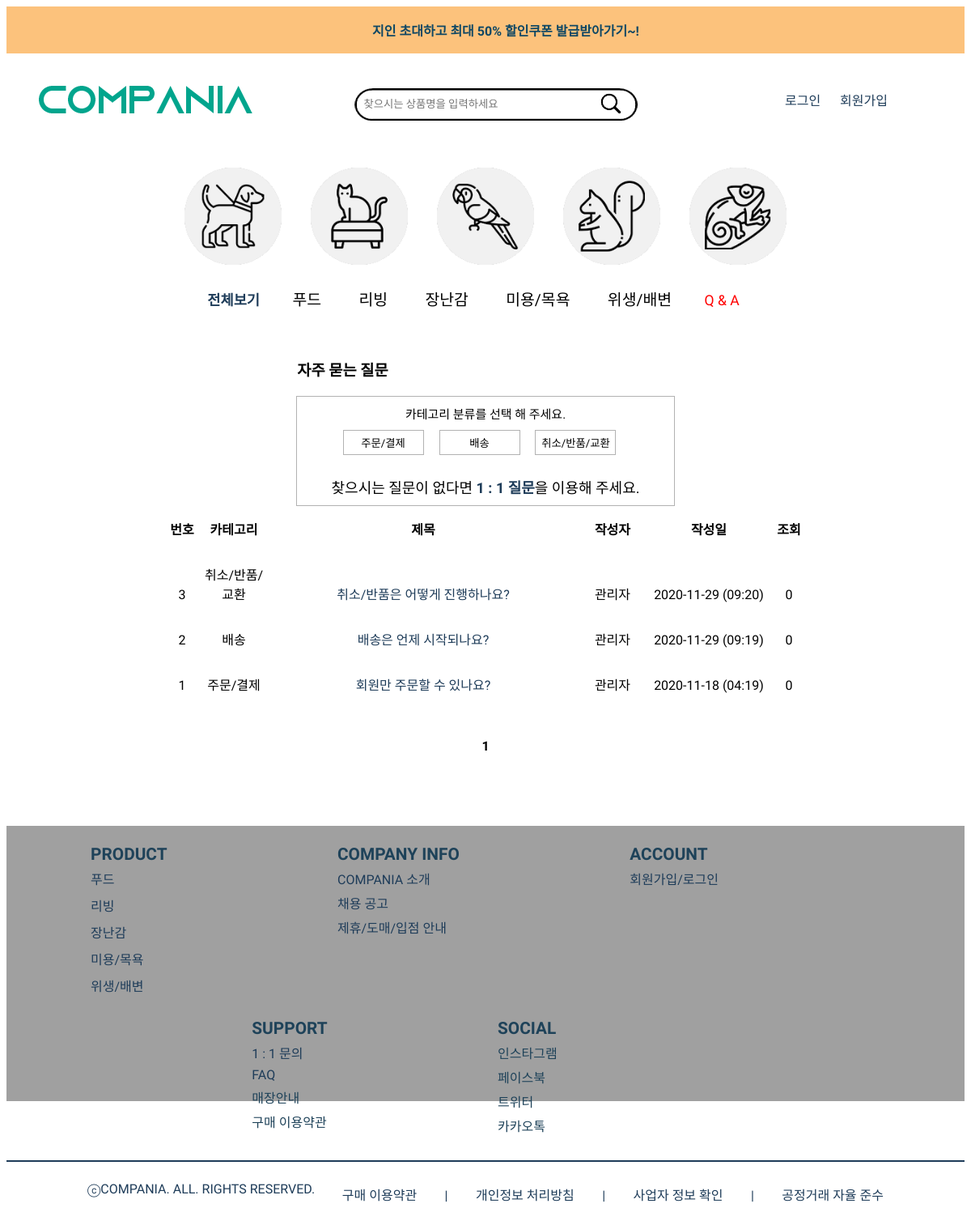
Screenshot of /QnA_index.php with the database file from the repository.
### tables this page shows
CREATE TABLE `qna` (
  `num` int(11) NOT NULL,
  `id` char(15) NOT NULL,
  `name` char(10) NOT NULL,
  `category` char(20) DEFAULT NULL,
  `subject` char(50) NOT NULL,
  `content` char(255) NOT NULL,
  `regist_day` char(20) NOT NULL,
  `hit` int(11) NOT NULL
);

### QnA_index.php (the view, shortened to what this page needs)
<html>
    <head>
    </head>
    <body>
       <?php include "header.php";?>
        <section id="qna">
            <h3>자주 묻는 질문</h3>
            <div class="often-search">
                <p><span>카테고리 분류를 선택 해 주세요.</span></p>
                    <form action="search_qna.php" method="post">
                        <input type="submit" value="주문/결제">
                    </form>
                    <form action="search_qna.php" method="post">
                        <input type="submit" value="배송">
                    </form>
                    <form action="search_qna.php" method="post">
                        <input type="submit" value="취소/반품/교환">
                    </form>
                <p>찾으시는 질문이 없다면 <a href="Qnaone_index.php">1 : 1 질문</a>을 이용해 주세요.</span></p>
            </div>
            <ul id="qna_list">
            <li class="list-h">
               <p class="col1">번호</p>
               <p class="col2">카테고리</p>
               <p class="col3">제목</p>
               <p class="col4">작성자</p>
               <p class="col5">작성일</p>
               <p class="col6">조회</p>
            </li>
            <?php
                if (isset($_GET["page"]))
                    $page = $_GET["page"];
                else
                    $page = 1;
                $con = mysqli_connect("localhost", "user2", "12345", "compania");
                $sql = "select * from qna order by num desc";
                $result = mysqli_query($con, $sql);
                $total_record = mysqli_num_rows($result);
                $scale = 10;
                if ($total_record % $scale == 0)
                    $total_page = floor($total_record/$scale);
                else
                    $total_page = floor($total_record/$scale) + 1;
                $start = ($page - 1) * $scale;
                $number = $total_record - $start;
            for ($i=$start; $i<$start+$scale && $i < $total_record; $i++)
            {
                mysqli_data_seek($result, $i);
                $row = mysqli_fetch_array($result);
                $num         = $row["num"];
                $name        = $row["name"];
                $category    = $row["category"];
                $subject     = $row["subject"];
                $regist_day  = $row["regist_day"];
                $hit         = $row["hit"];
            ?>
            <li class="list-t">
               <p class="col1"><?=$number?></p>
               <p class="col2"><?=$category?></p>
               <p class="col3"><a href="QnA_view.php?num=<?=$num?>&page=<?=$page?>"><?=$subject?></a></p>
               <p class="col4"><?=$name?></p>
               <p class="col5"><?=$regist_day?></p>
               <p class="col6"><?=$hit?></p>
            </li>
            <?php
                $number--;
            }
            ?>
        </ul>
        <ul id="page_num">
            <?php
                if ($total_page>=2 && $page >= 2)
                {
                    $new_page = $page-1;
                    echo "<li><a href='QnA_index.php?page=$new_page'>◀ 이전</a> </li>";
                }
                else
                    echo "<li>&nbsp;</li>";
                for ($i=1; $i<=$total_page; $i++)
                {
                    if ($page == $i)
                    {
                        echo "<li><b> $i </b></li>";
                    }
                    else
                    {
                        echo "<li><a href='QnA_index.php?page=$i'> $i </a><li>";
                    }
                }
                if ($total_page>=2 && $page != $total_page)
                {
                    $new_page = $page+1;
                    echo "<li> <a href='QnA_index.php?page=$new_page'>다음 ▶</a> </li>";
                }
                else
                    echo "<li>&nbsp;</li>";
            ?>
        </ul>
        </section>
        <?php include "footer.php";?>
    </body>
</html>

### css/qna-mobile.css (style rules this page uses)
@media all and (min-width:1024px) and (max-width:2048px) { #qna { text-align:left; margin:10px; padding-bottom:60px; } }
@media all and (min-width:1024px) and (max-width:2048px) { #qna>h3 { width:40%; margin:auto; margin-bottom:20px; } }
@media all and (min-width:1024px) and (max-width:2048px) { .often-search { width:40%; margin:auto; border:solid 1px rgba(0,0,0,0.3); text-align:center; } }
@media all and (min-width:1024px) and (max-width:2048px) { .often-search>p { margin:10px; font-size:18px; } }
@media all and (min-width:1024px) and (max-width:2048px) { .often-search>p>span { font-size:15px; } }
@media all and (min-width:1024px) and (max-width:2048px) { .often-search>p>a { font-weight:bolder; } }
@media all and (min-width:1024px) and (max-width:2048px) { .often-search>form { display:inline-block; margin-right:15px; } }
@media all and (min-width:1024px) and (max-width:2048px) { .often-search>form>input { width:100px; border:solid 1px rgba(0,0,0,0.3); background-color:white; padding:5px; } }
@media all and (min-width:1024px) and (max-width:2048px) { #qna_list>li { text-align:center; } }
@media all and (min-width:1024px) and (max-width:2048px) { #qna_list>li>p { display:inline-block; } }
@media all and (min-width:1024px) and (max-width:2048px) { .list-h { font-weight:bolder; } }
@media all and (min-width:1024px) and (max-width:2048px) { .col1 { width:40px; } }
@media all and (min-width:1024px) and (max-width:2048px) { .col2 { width:80px; } }
@media all and (min-width:1024px) and (max-width:2048px) { .col3 { width:380px; } }
@media all and (min-width:1024px) and (max-width:2048px) { .col4 { width:80px; } }
@media all and (min-width:1024px) and (max-width:2048px) { .col5 { width:150px; } }
@media all and (min-width:1024px) and (max-width:2048px) { .col6 { width:40px; } }
@media all and (min-width:1024px) and (max-width:2048px) { #page_num { margin:auto; margin-top:20px; text-align:center; } }

### css/header-webtest.css (style rules this page uses)
@media all and (min-width:1024px) and (max-width:2048px) { ul, li { list-style: none; } }

### css/footer-web.css (style rules this page uses)
@media all and (min-width:1024px) and (max-width:2048px) { ul, li { list-style-type:none; margin:0; padding:0; } }
@media all and (min-width:1024px) and (max-width:2048px) { a { text-decoration:none; } }

### footer.php (style rules this page uses)
a { color:rgba(30,60,89); text-decoration:none; }

### rows the page displays
qna: category "취소/반품/교환", subject "취소/반품은 어떻게 진행하나요?", name "관리자", regist_day "2020-11-29 (09:20)", hit "0"
qna: category "배송", subject "배송은 언제 시작되나요?", name "관리자", regist_day "2020-11-29 (09:19)", hit "0"
qna: category "주문/결제", subject "회원만 주문할 수 있나요?", name "관리자", regist_day "2020-11-18 (04:19)", hit "0"
